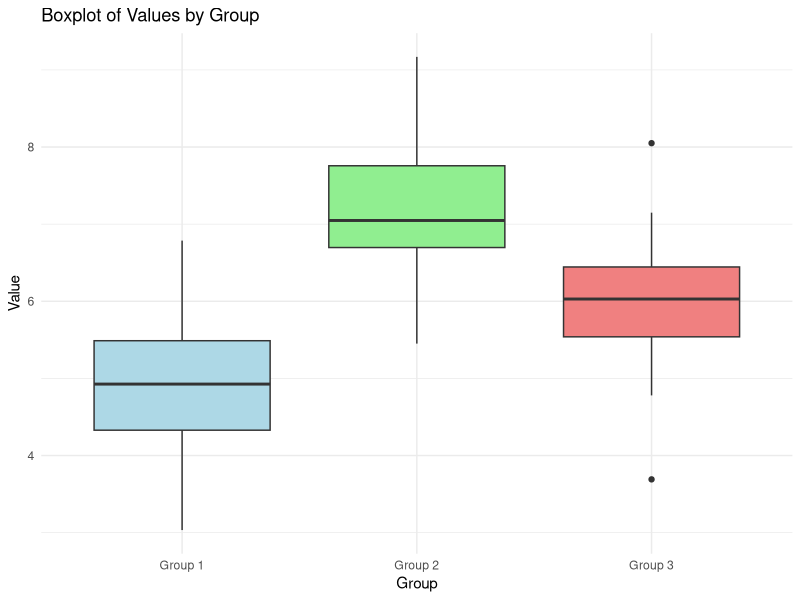

R code for this plot:
rm(list = ls()) # clear out the variables from memory to make a clean execution of the code.

# If you want to remove all previous plots and clear the console, run the following two lines.
graphics.off() # clear out all plots from previous work.

cat("\014") # clear the console

#library(tidyverse)
# A better way to code...
# Find out if the library is not already installed and\
# if not, install the library and then load it.

if(!require('tidyverse')) {
  install.packages('tidyverse')
  library('tidyverse')
}


if(!require('psych')) {
  install.packages('psych')
  library('psych')
}
# Set seed for reproducibility
set.seed(123)

# Generate synthetic data
group1 <- rnorm(30, mean = 5, sd = 1)
group2 <- rnorm(30, mean = 7, sd = 1)
group3 <- rnorm(30, mean = 6, sd = 1)

# Combine into a data frame
data <- data.frame(
  value = c(group1, group2, group3),
  group = factor(rep(c("Group 1", "Group 2", "Group 3"), each = 30))
)

# Perform ANOVA
anova_result <- aov(value ~ group, data = data)

# Display the summary of the ANOVA
summary(anova_result)

# Create boxplot
ggplot(data, aes(x = group, y = value)) +
  geom_boxplot(fill = c("lightblue", "lightgreen", "lightcoral")) +
  theme_minimal() +
  labs(title = "Boxplot of Values by Group",
       x = "Group",
       y = "Value")
